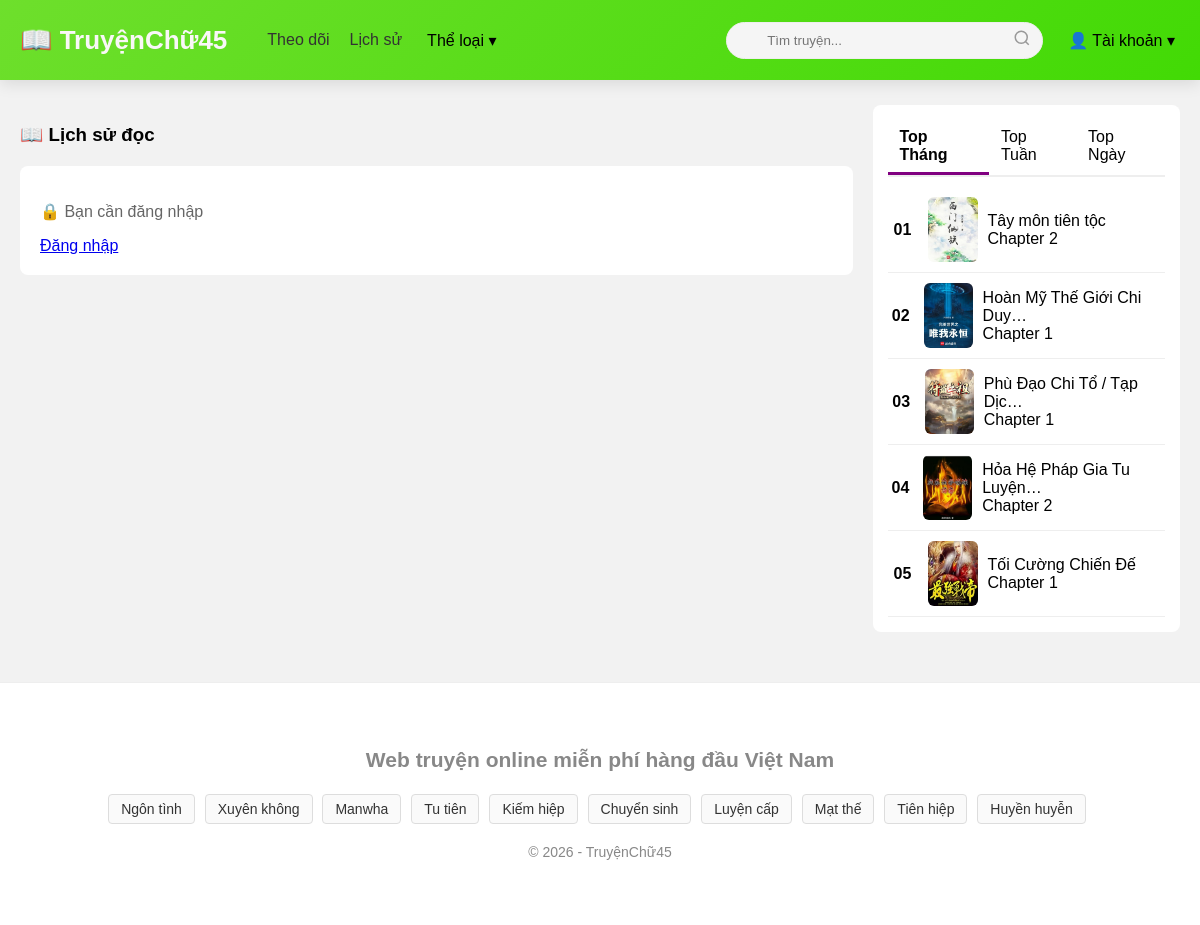
Screenshot of /lich-su/ with the database file from the repository.
### stories/models.py (models this page shows, shortened)
class Story(models.Model):
    title = models.CharField(max_length=255)
    slug = models.SlugField(unique=True, blank=True) # Để blank=True để tự động tạo
    description = models.TextField(blank=True)
    cover = models.ImageField(upload_to='covers/', blank=True, null=True)
    categories = models.ManyToManyField(Category, blank=True)
    author = models.CharField(max_length=100, blank=True, default="Đang cập nhật")
    views = models.PositiveIntegerField(default=0)  # tổng view truyện
    followers = models.ManyToManyField(
        User,
        related_name="followed_stories",
        blank=True
    )

class Chapter(models.Model):
    views = models.PositiveIntegerField(default=0)
    created_at = models.DateTimeField(auto_now_add=True)
    story = models.ForeignKey(
        Story,
        on_delete=models.CASCADE,
        related_name="chapters"
    )
    number = models.PositiveIntegerField("Số chương")
    title = models.CharField("Tiêu đề", max_length=255)
    content = models.TextField("Nội dung")
    class Meta:
        ordering = ["number"]
        unique_together = ("story", "number")

class Category(models.Model):
    name = models.CharField(max_length=100, unique=True)
    slug = models.SlugField(unique=True, blank=True, null=True)
    description = models.TextField(blank=True)

### stories/views.py (the view)
# urls.py: path('lich-su/', views.reading_history, name='reading_history'),
def reading_history(request):
    histories = []
    now = timezone.now()
    if request.user.is_authenticated:
        histories = ReadingHistory.objects.filter(
            user=request.user
        ).select_related('story', 'chapter').order_by('-last_read')
    top_day_ids = Story.objects.filter(
        chapters__created_at__gte=now - timedelta(days=1)
    ).values('id').distinct().annotate(
        latest_chap=Max('chapters__created_at')
    ).order_by('-latest_chap')[:10]
    top_day_map = {s.id: s for s in Story.objects.filter(
        id__in=[x['id'] for x in top_day_ids]
    )}
    top_day = [top_day_map[x['id']] for x in top_day_ids]
    top_week_ids = Story.objects.filter(
        chapters__created_at__gte=now - timedelta(days=7)
    ).values('id').distinct().annotate(
        latest_chap=Max('chapters__created_at')
    ).order_by('-latest_chap')[:10]
    top_week_map = {s.id: s for s in Story.objects.filter(
        id__in=[x['id'] for x in top_week_ids]
    )}
    top_week = [top_week_map[x['id']] for x in top_week_ids]
    top_month_ids = Story.objects.filter(
        chapters__created_at__gte=now - timedelta(days=30)
    ).values('id').distinct().annotate(
        latest_chap=Max('chapters__created_at')
    ).order_by('-latest_chap')[:10]
    top_month_map = {s.id: s for s in Story.objects.filter(
        id__in=[x['id'] for x in top_month_ids]
    )}
    top_month = [top_month_map[x['id']] for x in top_month_ids]
    return render(request, 'stories/history.html', {
        'histories': histories,
        'top_day': top_day,
        'top_week': top_week,
        'top_month': top_month,
    })

### stories/context_processors.py (called while the page is built)
def categories_processor(request):
    return {
        'all_categories': Category.objects.all()
    }

### stories/templates/stories/history.html (shortened to what this page needs)
{% extends 'stories/base.html' %}
{% block content %}
<div class="layout">
    <div class="main-content">
        <h3>📖 Lịch sử đọc</h3>
        {% if not user.is_authenticated %}
            <div class="empty-box">
                <p>🔒 Bạn cần đăng nhập</p>
                <a href="{% url 'login' %}?next={% url 'reading_history' %}" class="btn-login">
                    Đăng nhập
                </a>
            </div>
        {% else %}
            <div class="empty-box">
                <p>📭 Chưa có lịch sử đọc</p>
            </div>
        {% endif %}
    </div>
    <div class="sidebar">
        <div class="top-box">
            <div class="tab">
                <div class="tab-item active" onclick="showTab('month', this)">Top Tháng</div>
                <div class="tab-item" onclick="showTab('week', this)">Top Tuần</div>
                <div class="tab-item" onclick="showTab('day', this)">Top Ngày</div>
            </div>
            <div id="month" class="tab-content active">
                {% for s in top_month %}
                <div class="top-item">
                    <div class="rank">{{ forloop.counter|stringformat:"02d" }}</div>
                    {% if s.cover %}
                        <img src="{{ s.cover.url }}">
                    {% endif %}
                    <div>
                        <div>{{ s.title|truncatechars:25 }}</div>
                        {% if s.chapters.last %}
                            <div class="meta">
                                Chapter {{ s.chapters.last.number }}
                            </div>
                        {% endif %}
                    </div>
                </div>
                {% endfor %}
            </div>
        </div>
    </div>
</div>
{% endblock %}

### stories/templates/stories/base.html (shortened to what this page needs)
<!DOCTYPE html>
<html lang="vi">
<head>
</head>
<body>
<div class="header">
    <div class="header-inner">
        <a href="{% url 'story_list' %}" class="logo">📖 TruyệnChữ45</a>
        <nav class="menu">
            <a href="{% url 'followed_stories' %}">Theo dõi</a>
            <a href="{% url 'reading_history' %}">Lịch sử</a>
            <div class="mega-dropdown">
                <span class="mega-title">Thể loại ▾</span>
            </div>
        </nav>
        <form id="search-form" action="{% url 'search_stories' %}" method="GET" class="search-form">
            <div class="search-wrapper">
                <input
                    type="text"
                    name="q"
                    id="search-input"
                    placeholder="Tìm truyện..."
                    value="{{ request.GET.q }}"
                >
                <div class="search-icon" id="search-btn">
                    <svg xmlns="http://www.w3.org/2000/svg"
                        width="18" height="18"
                        viewBox="0 0 24 24"
                        fill="none"
                        stroke="currentColor"
                        stroke-width="2">
                        <circle cx="11" cy="11" r="8"></circle>
                        <line x1="21" y1="21" x2="16.65" y2="16.65"></line>
                    </svg>
                </div>
            </div>
        </form>
        <div class="account mega-dropdown">
            <span class="mega-title">👤 Tài khoản ▾</span>
        </div>
    </div> </div>
<div class="container">
    {% block content %}{% endblock %}
</div>
<footer class="site-intro">
    <div class="container">
        <h2>Web truyện online miễn phí hàng đầu Việt Nam</h2>
        <div class="tag-list">
            {% for cat in all_categories|slice:":10" %}
                <a href="{% url 'category' cat.slug %}">{{ cat.name }}</a>
            {% endfor %}
        </div>
        <p style="margin-top: 20px;">© 2026 - TruyệnChữ45</p>
    </div>
</footer>
</body>
</html>

### stories/templates/stories/base.html (style rules this page uses)
body { margin: 0;font-family: Arial, Helvetica, sans-serif;background: #f2f2f2; }
.header { background: linear-gradient(135deg, #6edf2c, #42da05); backdrop-filter: blur(10px); border-bottom: none; box-shadow: 0 4px 15px rgba(0,0,0,0.1); position: sticky; top: 0; z-index: 2000; }
.header-inner { max-width: 1200px;margin: auto;display: flex;align-items: center;padding: 10px 20px;height: 60px; }
.logo { font-size: 26px;font-weight: bold;color: #f9f7f7;margin-right: 40px;text-decoration: none;white-space: nowrap; }
.menu { display: flex;align-items: center;gap: 20px; }
.menu a { color: #333;font-weight: 500;text-decoration: none; }
.search-form { margin-left: auto;margin-right: 20px; }
.search-wrapper { position: relative; }
.search-wrapper input { padding: 10px 15px 10px 40px;width: 260px;border: 1px solid #eee;border-radius: 25px; background: #f5f5f5;outline: none;transition: 0.2s; }
.search-icon { position: absolute;right: 12px;top: 50%;transform: translateY(-50%);color: #999; }
.mega-dropdown { position: relative;z-index: 1000; }
.mega-title { cursor: pointer;padding: 10px 5px;font-weight: 500; }
.container { max-width: 1200px;margin: 25px auto;padding: 0 20px; }
footer { text-align: center;color: #888;padding: 30px;font-size: 14px; }
.site-intro { background: #fff;padding: 40px 0;border-top: 1px solid #eee;margin-top: 50px; }
.tag-list a { display: inline-block;margin: 5px 6px 0 0;padding: 6px 12px;border: 1px solid #ddd; border-radius: 4px;text-decoration: none;font-size: 14px;color: #333;background: #fafafa; }
.empty-box { margin-top: 20px; padding: 20px; background: #fff; border-radius: 8px; color: #666; }
.layout { display: flex; gap: 20px; }
.main-content { flex: 3; }
.sidebar { flex: 1; background: #fff; padding: 15px; border-radius: 8px; }
.top-item { display: flex; align-items: center; gap: 10px; padding: 10px 0; border-bottom: 1px solid #eee; }
.top-item img { width: 50px; height: 65px; object-fit: cover; border-radius: 6px; }
.rank { font-weight: bold; width: 30px; text-align: center; font-size: 16px; }
.tab { display: flex; border-bottom: 2px solid #eee; margin-bottom: 10px; }
.tab-item { padding: 8px 12px; cursor: pointer; }
.tab-item.active { border-bottom: 3px solid purple; font-weight: bold; }
.top-item img { width: 50px !important; height: 65px !important; }
.tab-content { display: none; }
.tab-content.active { display: block; }

### rows the page displays
Story: cover (picture), title "Tây môn tiên tộc", chapters.last.number "2"
Story: cover (picture), title "Hoàn Mỹ Thế Giới Chi Duy…", chapters.last.number "1"
Story: cover (picture), title "Phù Đạo Chi Tổ / Tạp Dịc…", chapters.last.number "1"
Story: cover (picture), title "Hỏa Hệ Pháp Gia Tu Luyện…", chapters.last.number "2"
Story: cover (picture), title "Tối Cường Chiến Đế", chapters.last.number "1"
Category: name "Ngôn tình"
Category: name "Xuyên không"
Category: name "Manwha"
Category: name "Tu tiên"
Category: name "Kiếm hiệp"
Category: name "Chuyển sinh"
Category: name "Luyện cấp"
Category: name "Mạt thế"
Category: name "Tiên hiệp"
Category: name "Huyền huyễn"
